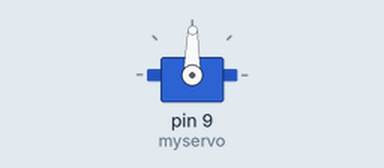
This sketch was run on a simulated Arduino Uno, built with avr-gcc and run on an emulated ATmega328P. Shown: servo.

Above: at 0.05 s.
At 1.55 s:
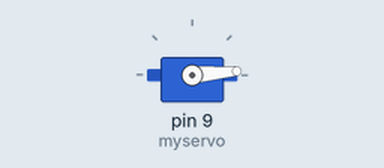
At 3.05 s:
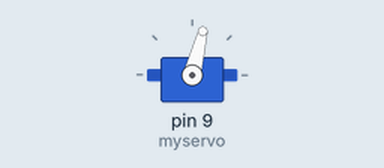
At 6.35 s:
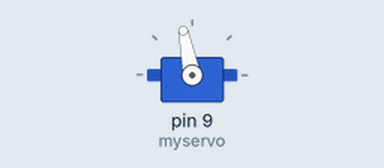
Timing chart, 0 to 8.5 s (numbered marks = the images above):
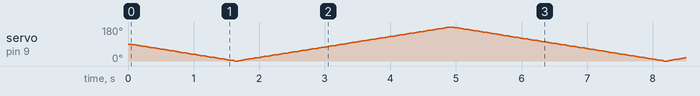

The sketch:

servo.ino
```cpp
#include <Servo.h>
Servo myservo;

void setup() {
  myservo.attach(9);
}

void loop() {
  tournerServoLentement(0);
  tournerServoLentement(180);
}

void tournerServoLentement(int angle) {
  int increment = 1; // pas de mouvement
  int delayTime = 18; // temps de pause entre chaque mouvement (plus le temps est long, plus le mouvement est lent)

  int currentPosition = myservo.read();
  if (angle < currentPosition) {
    increment = -1; // mouvement dans le sens inverse si l'angle cible est inférieur à la position actuelle
  }

  for (int i = currentPosition; i != angle; i += increment) {
    myservo.write(i);
    delay(delayTime);
  }

  myservo.write(angle);
  delay(delayTime);
}
```
